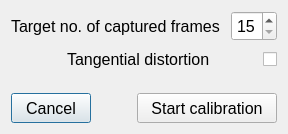
<?xml version="1.0" encoding="UTF-8"?>
<ui version="4.0">
 <class>CameraCalibSettingsDialog</class>
 <widget class="QDialog" name="CameraCalibSettingsDialog">
  <property name="geometry">
   <rect>
    <x>0</x>
    <y>0</y>
    <width>296</width>
    <height>139</height>
   </rect>
  </property>
  <property name="sizePolicy">
   <sizepolicy hsizetype="Fixed" vsizetype="Fixed">
    <horstretch>0</horstretch>
    <verstretch>0</verstretch>
   </sizepolicy>
  </property>
  <property name="font">
   <font>
    <pointsize>12</pointsize>
   </font>
  </property>
  <property name="windowTitle">
   <string>Dialog</string>
  </property>
  <layout class="QVBoxLayout" name="verticalLayout">
   <property name="sizeConstraint">
    <enum>QLayout::SetFixedSize</enum>
   </property>
   <item>
    <layout class="QHBoxLayout" name="horizontalLayout">
     <item>
      <widget class="QLabel" name="label">
       <property name="text">
        <string>Target no. of captured frames </string>
       </property>
      </widget>
     </item>
     <item>
      <widget class="QSpinBox" name="spinBox">
       <property name="minimumSize">
        <size>
         <width>0</width>
         <height>30</height>
        </size>
       </property>
       <property name="alignment">
        <set>Qt::AlignCenter</set>
       </property>
       <property name="minimum">
        <number>15</number>
       </property>
      </widget>
     </item>
    </layout>
   </item>
   <item>
    <widget class="QCheckBox" name="checkBox">
     <property name="layoutDirection">
      <enum>Qt::RightToLeft</enum>
     </property>
     <property name="text">
      <string>Tangential distortion           </string>
     </property>
    </widget>
   </item>
   <item>
    <spacer name="verticalSpacer">
     <property name="orientation">
      <enum>Qt::Vertical</enum>
     </property>
     <property name="sizeType">
      <enum>QSizePolicy::Fixed</enum>
     </property>
     <property name="sizeHint" stdset="0">
      <size>
       <width>20</width>
       <height>15</height>
      </size>
     </property>
    </spacer>
   </item>
   <item>
    <layout class="QHBoxLayout" name="horizontalLayout_2">
     <item>
      <widget class="QPushButton" name="pushButton_cancel">
       <property name="minimumSize">
        <size>
         <width>0</width>
         <height>30</height>
        </size>
       </property>
       <property name="text">
        <string>Cancel</string>
       </property>
      </widget>
     </item>
     <item>
      <spacer name="horizontalSpacer">
       <property name="orientation">
        <enum>Qt::Horizontal</enum>
       </property>
       <property name="sizeHint" stdset="0">
        <size>
         <width>40</width>
         <height>20</height>
        </size>
       </property>
      </spacer>
     </item>
     <item>
      <widget class="QPushButton" name="pushButton_start">
       <property name="minimumSize">
        <size>
         <width>140</width>
         <height>30</height>
        </size>
       </property>
       <property name="text">
        <string>Start calibration</string>
       </property>
      </widget>
     </item>
    </layout>
   </item>
  </layout>
 </widget>
 <resources/>
 <connections/>
</ui>
